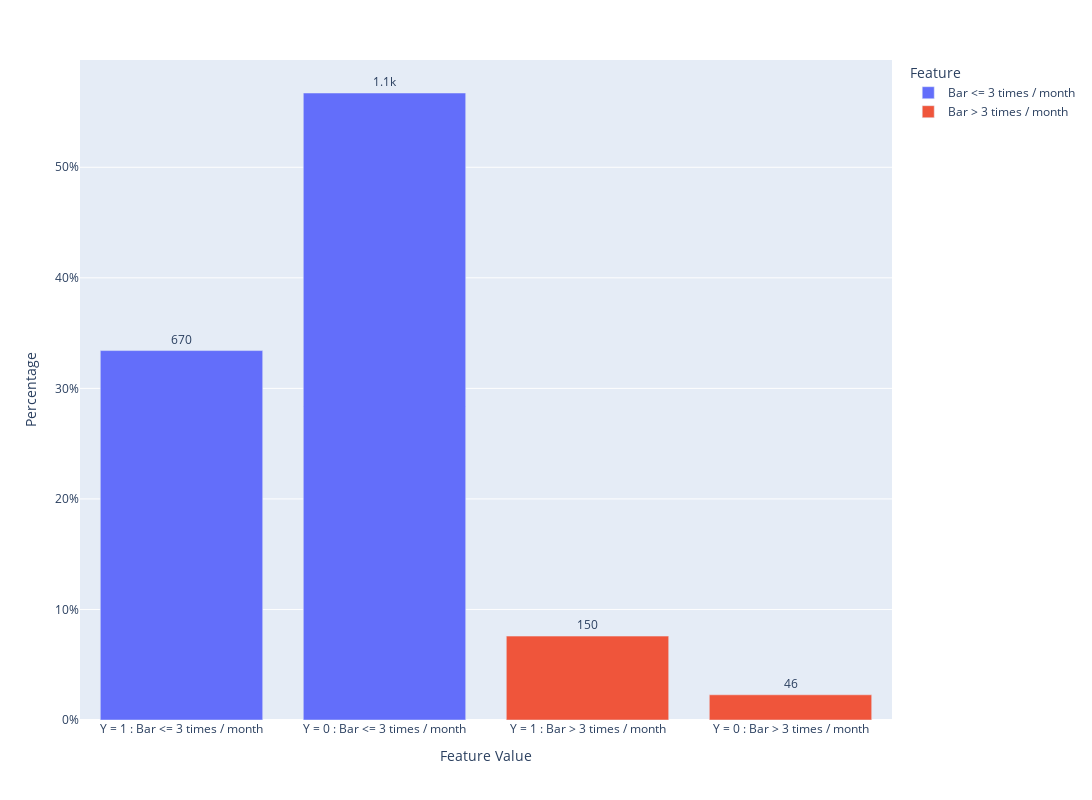

Notebook code for this chart:
### Code cell
df_bar_3_or_less = dfbyfeature(Filter_Dataframe(bar_df,{'Bar':bar_3_or_less},'',Y)[1],'Bar <= 3 times / month')
df_bar_more_than_3 = dfbyfeature(Filter_Dataframe(bar_df,{'Bar':bar_more_than_3},'',Y)[1],'Bar > 3 times / month')
barchart(pd.concat([df_bar_3_or_less,df_bar_more_than_3]),Y).show()

### Figure 1 — Plotly figure (JSON) as saved in the notebook; plotly's stock layout.template omitted (floating-point values rounded to 4 significant figures)
{"data": [{"alignmentgroup": "True", "customdata": [[674, "N", "Y = 1"], [1144, "N", "Y = 0"]], "hovertemplate": "Feature=Bar <= 3 times / month<br>Percentage=%{y}<br>Row Count=%{customdata[0]}<br>Filter=%{customdata[1]}<extra></extra>", "legendgroup": "Bar <= 3 times / month", "marker": {"color": "#636efa", "pattern": {"shape": ""}}, "name": "Bar <= 3 times / month", "offsetgroup": "Bar <= 3 times / month", "orientation": "v", "showlegend": true, "text": [674, 1144], "textposition": "outside", "texttemplate": "%{text:.2s}", "type": "bar", "x": ["Y = 1 : Bar <= 3 times / month", "Y = 0 : Bar <= 3 times / month"], "xaxis": "x", "y": [33.42, 56.72], "yaxis": "y"}, {"alignmentgroup": "True", "customdata": [[153, "N", "Y = 1"], [46, "N", "Y = 0"]], "hovertemplate": "Feature=Bar > 3 times / month<br>Percentage=%{y}<br>Row Count=%{customdata[0]}<br>Filter=%{customdata[1]}<extra></extra>", "legendgroup": "Bar > 3 times / month", "marker": {"color": "#EF553B", "pattern": {"shape": ""}}, "name": "Bar > 3 times / month", "offsetgroup": "Bar > 3 times / month", "orientation": "v", "showlegend": true, "text": [153, 46], "textposition": "outside", "texttemplate": "%{text:.2s}", "type": "bar", "x": ["Y = 1 : Bar > 3 times / month", "Y = 0 : Bar > 3 times / month"], "xaxis": "x", "y": [7.59, 2.28], "yaxis": "y"}], "layout": {"barmode": "relative", "height": 800, "legend": {"title": {"text": "Feature"}, "tracegroupgap": 0}, "margin": {"t": 60}, "showlegend": true, "width": 1200, "xaxis": {"anchor": "y", "domain": [0, 1], "title": {"text": "Feature Value"}}, "yaxis": {"anchor": "x", "domain": [0, 1], "ticksuffix": "%", "title": {"text": "Percentage"}}}}
